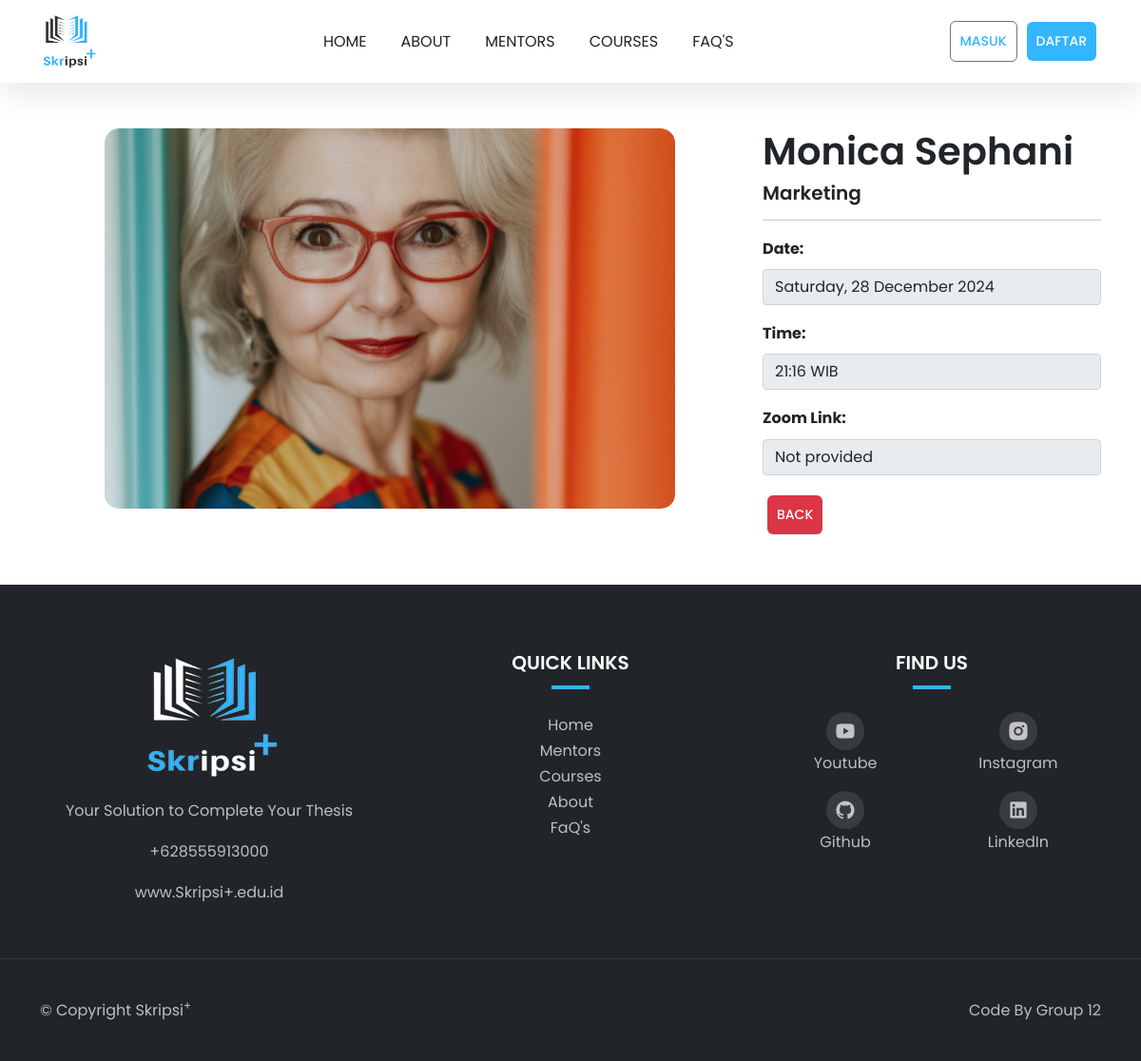
The app's page /booking/10/ with its own data.
### public_app/models.py (models this page shows, shortened)
class Booking(models.Model):
    mentor = models.ForeignKey(Mentor, on_delete=models.CASCADE, related_name="bookings")
    user = models.ForeignKey(User, on_delete=models.CASCADE)
    date = models.DateField()
    time = models.TimeField()
    zoom_link = models.URLField(max_length=200, blank=True, null=True)
    payment_image = models.ImageField(upload_to='payment_images/', blank=True, null=True)
    payment_status = models.CharField(max_length=20, choices=[('PENDING', 'Pending'), ('PAID', 'Paid')], default='PENDING')
    class Meta:
        unique_together = ('mentor', 'date', 'time')

class Mentor(models.Model):
    name = models.CharField(max_length=100)
    image = models.ImageField(upload_to='mentors/')
    rating = models.DecimalField(max_digits=2, decimal_places=1)
    experience = models.PositiveIntegerField(help_text="Experience in years")
    specialization = models.CharField(max_length=100)
    bio = models.TextField()
    education = models.TextField(help_text="Educational background")
    skills = models.TextField(help_text="Comma-separated list of skills")
    price = models.DecimalField(max_digits=10, decimal_places=3, default=0.0, help_text="Consultation fee")

### public_app/views.py (the view)
# urls.py: path('booking/<int:booking_id>/', views.detail_booking, name='detail_booking'),
def detail_booking(request, booking_id):
    booking = get_object_or_404(Booking, id=booking_id)
    return render(request, 'detail_booking.html', {'booking': booking})

### public_app/templates/detail_booking.html
{% extends 'layouts/base.html' %}
{% load static %}
{% block content %}
<div class="container mt-5 mb-5">
 <div class="row">
    <div class="col-lg-8">
        <div class="image-container d-flex align-items-center justify-content-center">
          <img src="{{ booking.mentor.image.url }}" alt="{{ mentor.name }}" class="img-fluid" />
        </div>
    </div>
    <div class="col-4">
        <h1>{{ booking.mentor.name }}</h1>
        <h5>{{ booking.mentor.specialization }}</h5>
        <hr />
        <form>
            <div class="mb-3">
              <label for="date" class="form-label text-dark"><strong>Date:</strong></label>
              <input type="text" id="date" class="form-control" value="{{ booking.date|date:"l, d F Y" }}" readonly>
            </div>
            <div class="mb-3">
              <label for="time" class="form-label text-dark"><strong>Time:</strong></label>
              <input type="text" id="time" class="form-control" value="{{ booking.time|time:"H:i" }} WIB" readonly>
            </div>
            <div class="mb-3">
                <label for="zoom-link" class="form-label text-dark"><strong>Zoom Link:</strong></label>
                {% if booking.zoom_link %}
                <a href="{{ booking.zoom_link }}" target="_blank" class="form-control text-decoration-none">{{ booking.zoom_link }}</a>
                {% else %}
                <input type="text" id="zoom-link" class="form-control" value="Not provided" readonly>
                {% endif %}
              </div>
          </form>
          <a href="{% url 'dashboard_mentors' %}"><button class="btn btn-danger">Back</button></a>
    </div>
 </div>
</div>
{% endblock %}

### static/css/style.css (style rules this page uses)
:root { --c-dark: #212529; --c-brand: #33b5ff; --c-brand-rgb: 51, 181, 255; --c-white-rgb: 255, 255, 255; --c-dark-rgb: 33, 37, 41; --c-body: #727272; --box-shadow: 0px 15px 25px rgba(0, 0, 0, 0.08); --transition: all 0.5s ease; --font-base: "Poppins-Variable", sans-serif; }
* { padding: 0; margin: 0; box-sizing: border-box; font-family: var(--font-base); }
body { line-height: 1.7 !important; color: var(--c-body) !important; font-size: 16px !important; }
hr { background-color: var(--c-dark) !important; }
h1,h2,h3,h4,h5,h6, .h1,.h2,.h3,.h4,.h5,.h6 { font-weight: 600 !important; color: var(--c-dark); }
a { text-decoration: none !important; }
.img-fluid { max-width: 100%; height: auto; border-radius: 15px; }
.btn { font-weight: 500; font-size: 14px; text-transform: uppercase; border-radius: 6px !important; padding: 10px 24px; }
.btn { padding: 10px; margin: 5px; background-color: none; border: none; }
.image-container { position: relative; width: 100%; height: auto; }
.image-container img { max-width: 600px; max-height: 400px; width: 100%; height: auto; }

### records on screen
Booking: mentor.image (picture), mentor.name "Monica Sephani", mentor.specialization "Marketing", date "Saturday, 28 December 2024", time "21:16 WIB"
